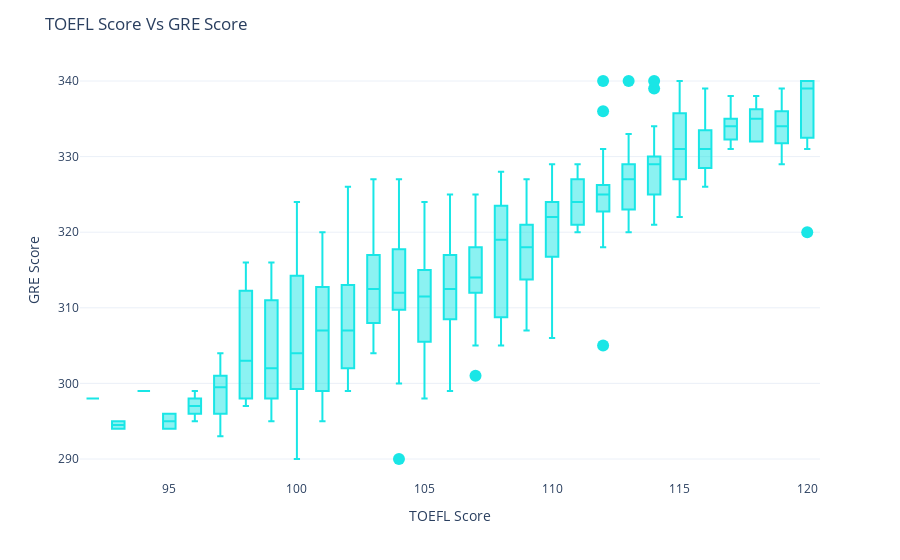
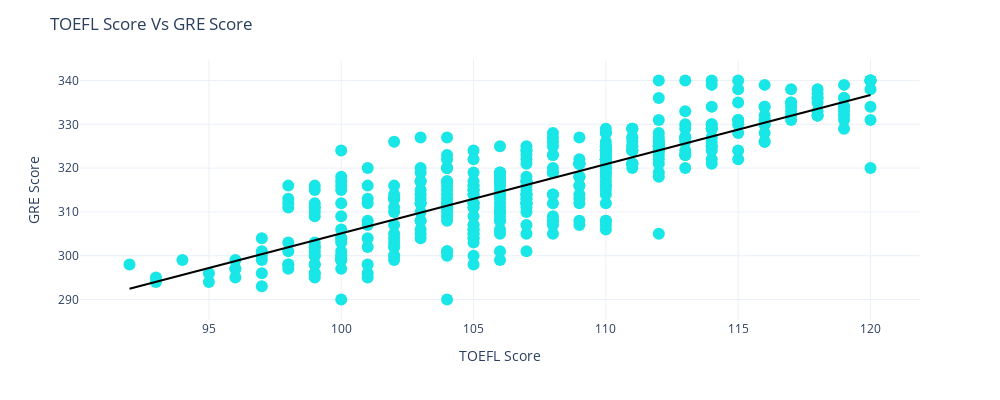

Write notebook code for charts like these, in order.
### Code cell
plt.figure(figsize=(20,8))
plt.subplot(1,2,1)
sns.regplot(df['GRE Score'], df['TOEFL Score'])
plt.title('GRE Scores vs TOEFL Score')

fig = px.box(df, x="TOEFL Score", y="GRE Score")
fig.update_layout(title='TOEFL Score Vs GRE Score',
                  template='plotly_white')
fig.update_traces(marker_size=12,marker_color='#19e6e6')
fig.show()
fig = px.scatter(df, x="TOEFL Score", y="GRE Score", trendline="ols",trendline_color_override = '#000000',width=1000, height=400)
fig.update_layout(title='TOEFL Score Vs GRE Score',
                  template='plotly_white')
fig.update_traces(marker_size=12,marker_color='#19e6e6')
fig.show()

### Figure 1 — Plotly figure (JSON) as saved in the notebook; plotly's stock layout.template omitted (floating-point values rounded to 4 significant figures; data arrays with more than 128 entries replaced by an {"elided": "..."} marker saying what was removed)
{"data": [{"alignmentgroup": "True", "hovertemplate": "TOEFL Score=%{x}<br>GRE Score=%{y}<extra></extra>", "legendgroup": "", "marker": {"color": "#19e6e6", "size": 12}, "name": "", "notched": false, "offsetgroup": "", "orientation": "v", "showlegend": false, "type": "box", "x": {"elided": "400 int values"}, "x0": " ", "xaxis": "x", "y": {"elided": "400 int values"}, "y0": " ", "yaxis": "y"}], "layout": {"boxmode": "group", "legend": {"tracegroupgap": 0}, "margin": {"t": 60}, "title": {"text": "TOEFL Score Vs GRE Score"}, "xaxis": {"anchor": "y", "domain": [0, 1], "title": {"text": "TOEFL Score"}}, "yaxis": {"anchor": "x", "domain": [0, 1], "title": {"text": "GRE Score"}}}}

### Figure 2 — Plotly figure (JSON) as saved in the notebook; plotly's stock layout.template omitted (floating-point values rounded to 4 significant figures; data arrays with more than 128 entries replaced by an {"elided": "..."} marker saying what was removed)
{"data": [{"hovertemplate": "TOEFL Score=%{x}<br>GRE Score=%{y}<extra></extra>", "legendgroup": "", "marker": {"color": "#19e6e6", "size": 12, "symbol": "circle"}, "mode": "markers", "name": "", "orientation": "v", "showlegend": false, "type": "scatter", "x": {"elided": "400 int values"}, "xaxis": "x", "y": {"elided": "400 int values"}, "yaxis": "y"}, {"hovertemplate": "<b>OLS trendline</b><br>GRE Score = 1.58031 * TOEFL Score + 147.067<br>R<sup>2</sup>=0.698857<br><br>TOEFL Score=%{x}<br>GRE Score=%{y} <b>(trend)</b><extra></extra>", "legendgroup": "", "line": {"color": "#000000"}, "marker": {"color": "#19e6e6", "size": 12, "symbol": "circle"}, "mode": "lines", "name": "", "showlegend": false, "type": "scatter", "x": {"elided": "400 int values"}, "xaxis": "x", "y": {"elided": "400 float values"}, "yaxis": "y"}], "layout": {"height": 400, "legend": {"tracegroupgap": 0}, "margin": {"t": 60}, "title": {"text": "TOEFL Score Vs GRE Score"}, "width": 1000, "xaxis": {"anchor": "y", "domain": [0, 1], "title": {"text": "TOEFL Score"}}, "yaxis": {"anchor": "x", "domain": [0, 1], "title": {"text": "GRE Score"}}}}
